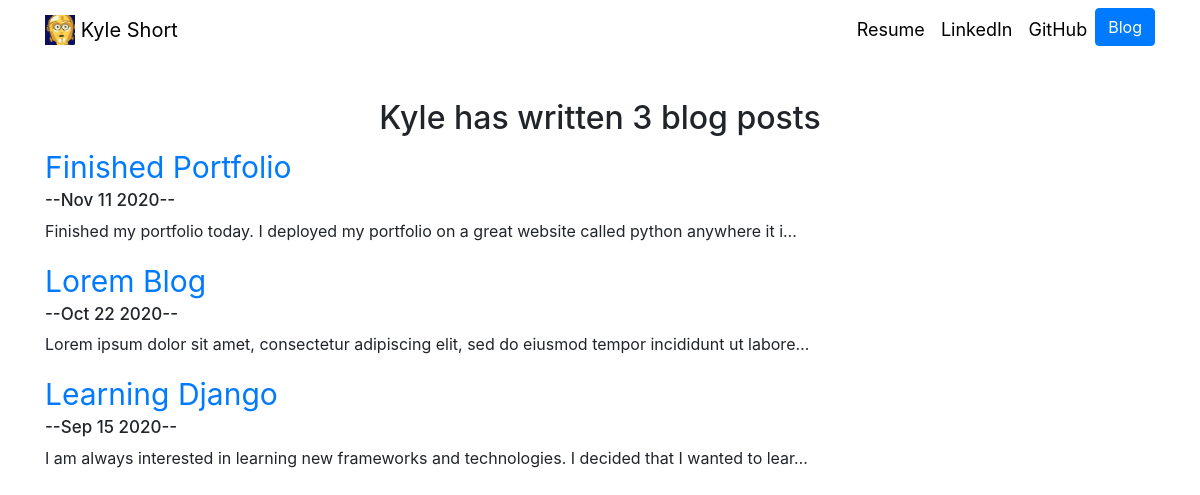
Screenshot of /blog/ with the database file from the repository.
### blog/models.py (models this page shows)
class Blog(models.Model):
    title = models.CharField(max_length=200)
    description = models.TextField()
    date = models.DateField()

### blog/views.py (the view)
# urls.py: path('', views.all_blogs, name='all_blogs'),
def all_blogs(request):
    blogs = Blog.objects.order_by('-date')
    return render(request, 'blog/all_blogs.html', {'blogs':blogs})

### blog/templates/blog/all_blogs.html
{% extends 'portfolio/base.html' %}
{% block content %}
<div class="row justify-content-center">
  <h2 style="padding-top:40px;">Kyle has written {{ blogs.count }} blog post{{ blogs.count |pluralize }}</h2>
</div>
{% for blog in blogs %}
<a href="{% url 'blog:detail' blog.id %}"<h2 style="font-size: 30px;">{{ blog.title }}</h2></a>
<h5 style="font-size: 17px;">--{{ blog.date|date:'M d Y' }}--</h5>
<p>{{ blog.description|truncatechars:100 }}</p>
{% endfor %}
{% endblock %}

### rows the page displays
Blog: title "Finished Portfolio", date "Nov 11 2020", description "Finished my portfolio today. I deployed my portfolio on a great website called python anywhere it i…"
Blog: title "Lorem Blog", date "Oct 22 2020", description "Lorem ipsum dolor sit amet, consectetur adipiscing elit, sed do eiusmod tempor incididunt ut labore…"
Blog: title "Learning Django", date "Sep 15 2020", description "I am always interested in learning new frameworks and technologies. I decided that I wanted to lear…"

### other values shown
{{ blogs.count }} "3"
